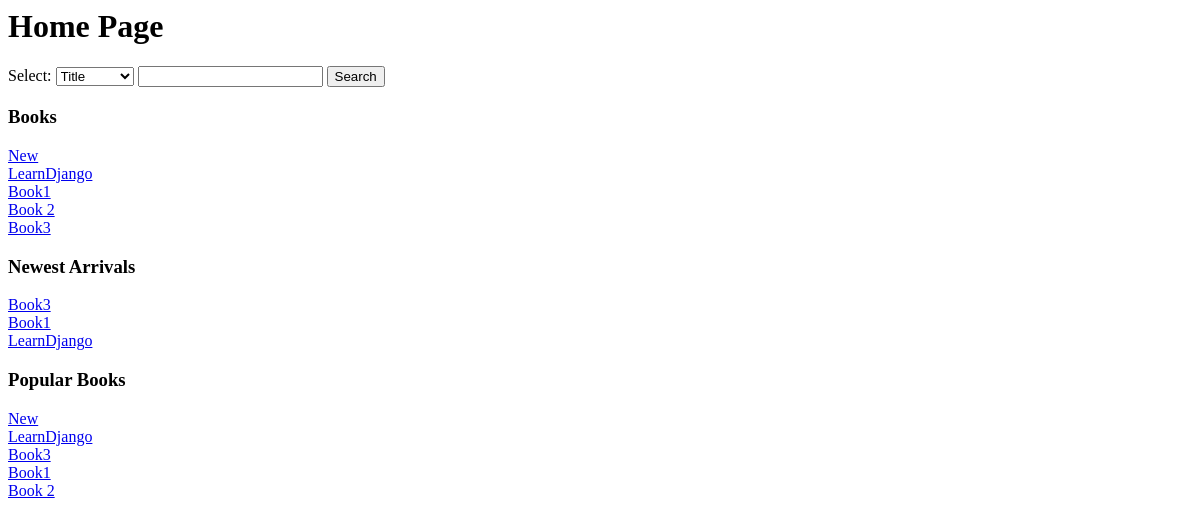
The app's page /, older data.
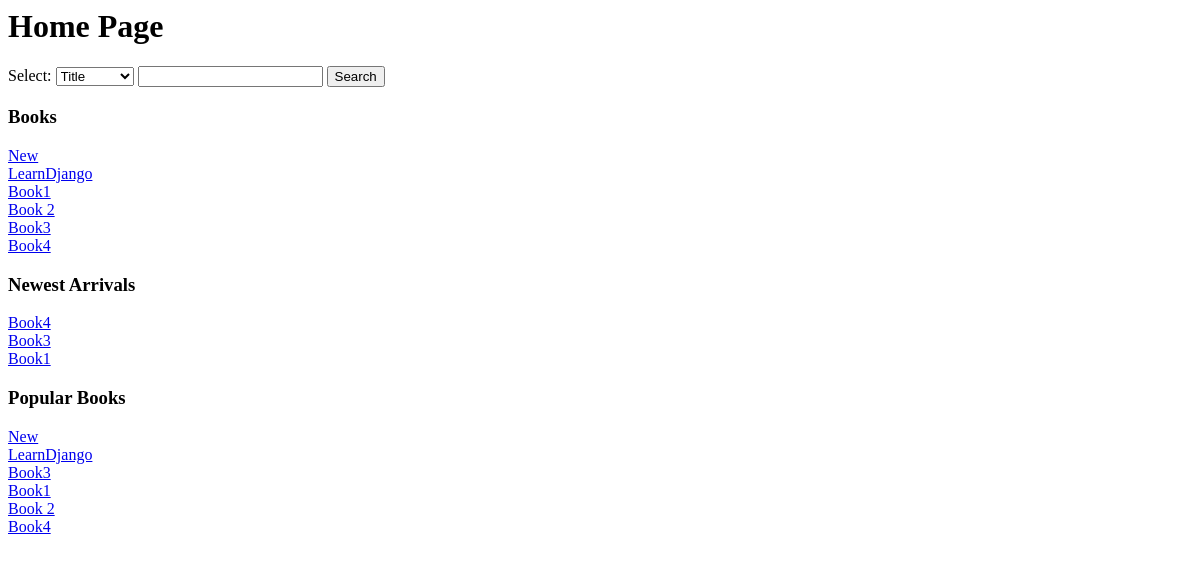
The same page, newer data.
### main/models.py (models this page shows)
class Book(models.Model):
    title = models.CharField(max_length = 200)
    author = models.CharField(max_length = 200)
    publisher = models.CharField(max_length = 200)
    genre = models.CharField(max_length = 200)
    summary = models.CharField(max_length = 1000)
    isbn = models.CharField(max_length = 200)
    location = models.CharField(max_length = 200)
    availability = models.BooleanField()
    status = models.CharField(max_length = 100, default = 'returned')
    date_added = models.DateField(null = True)
    def __str__(self):
        return self.title

### main/views.py (the view)
# urls.py: path("", views.home, name="home"),
def home(response):
	books = Book.objects.all()
	d={}
	for book in books:
		a = len(Request.objects.filter(book = book ,status = 'Returned'))
		if a not in d:
			d[a] = []
		d[a].append(book)
	temp = sorted(d.keys(), reverse = True)
	popular = []
	for i in range(0,3):
		popular.extend(d[temp[i]])
	if response.method == "GET":
		if response.GET.get("search"):
			searchby = response.GET.get("searchby")
			query = response.GET.get("query")
			filter_params = {
				searchby: query
			}
			b = Book.objects.filter(**filter_params)
			books = b
	new = Book.objects.order_by('date_added')[::-1]
	new = new[0:3]
	'''
	popular = Book.objects.order_by(
		Count(Request.objects.filter(status = 'Returned'))
	)
	print(popular)
	'''
	return render(response, "main/home.html", {"books":books, "new": new, "popular":popular})

### main/templates/main/home.html (shortened to what this page needs)
{% extends 'main/base.html' %}
{% block content %}
<h1>Home Page</h1>
    <form method="get" action="#">
        <label for="searchby">Select:</label>
        <select name="searchby" id="searchby">
            <option value="title">Title</option>
        </select>
        <input type = 'text' name = 'query' id = 'query'>
        <button type="submit", name="search", value="search">Search</button>
    </form>
<h3>Books</h3>
    {% for book in books %}
        <a href = "/{{book.id}}" >{{book.title}}</a> <br>
    {% endfor %}
<h3>Newest Arrivals</h3>
    {% for book in new %}
        <a href = "/{{book.id}}" >{{book.title}}</a> <br>
    {% endfor %}
<h3>Popular Books</h3>
    {% for book in popular %}
        <a href = "/{{book.id}}" >{{book.title}}</a> <br>
    {% endfor %}
{% endblock %}

Row changes from the older to the newer data that the page shows:
no longer on one of the page's lists (row unchanged): Book: title "LearnDjango"
added Book: title "Book4"
